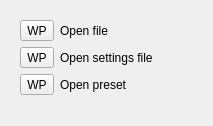
                       <widget class="QWidget" name="TabInput">
                        <property name="geometry">
                         <rect>
                          <x>0</x>
                          <y>0</y>
                          <width>185</width>
                          <height>126</height>
                         </rect>
                        </property>
                        <attribute name="label">
                         <string>Input</string>
                        </attribute>
                        <layout class="QVBoxLayout" name="verticalLayout_149">
                         <item>
                          <widget class="QWidget" name="widget_60" native="true">
                           <layout class="QVBoxLayout" name="verticalLayout_147">
                            <item>
                             <widget class="QWidget" name="widget_95" native="true">
                              <layout class="QHBoxLayout" name="horizontalLayout_65">
                               <property name="sizeConstraint">
                                <enum>QLayout::SetFixedSize</enum>
                               </property>
                               <property name="margin">
                                <number>0</number>
                               </property>
                               <item>
                                <widget class="QToolButton" name="OpenFileButton">
                                 <property name="toolTip">
                                  <string>Open file</string>
                                 </property>
                                 <property name="text">
                                  <string>WP</string>
                                 </property>
                                 <property name="icon">
                                  <iconset resource="../photivo.qrc">
                                   <normaloff>:/photivo/Icons/folder_grey_open.png</normaloff>:/photivo/Icons/folder_grey_open.png</iconset>
                                 </property>
                                 <property name="iconSize">
                                  <size>
                                   <width>16</width>
                                   <height>16</height>
                                  </size>
                                 </property>
                                </widget>
                               </item>
                               <item>
                                <widget class="QLabel" name="label_8">
                                 <property name="text">
                                  <string>Open file</string>
                                 </property>
                                </widget>
                               </item>
                               <item>
                                <spacer name="horizontalSpacer_20">
                                 <property name="orientation">
                                  <enum>Qt::Horizontal</enum>
                                 </property>
                                 <property name="sizeHint" stdset="0">
                                  <size>
                                   <width>40</width>
                                   <height>20</height>
                                  </size>
                                 </property>
                                </spacer>
                               </item>
                              </layout>
                             </widget>
                            </item>
                            <item>
                             <widget class="QWidget" name="widget_91" native="true">
                              <layout class="QHBoxLayout" name="horizontalLayout_56">
                               <property name="sizeConstraint">
                                <enum>QLayout::SetFixedSize</enum>
                               </property>
                               <property name="margin">
                                <number>0</number>
                               </property>
                               <item>
                                <widget class="QToolButton" name="OpenSettingsFileButton">
                                 <property name="toolTip">
                                  <string>Open settings file</string>
                                 </property>
                                 <property name="text">
                                  <string>WP</string>
                                 </property>
                                 <property name="icon">
                                  <iconset resource="../photivo.qrc">
                                   <normaloff>:/photivo/Icons/folder_grey_open.png</normaloff>:/photivo/Icons/folder_grey_open.png</iconset>
                                 </property>
                                 <property name="iconSize">
                                  <size>
                                   <width>16</width>
                                   <height>16</height>
                                  </size>
                                 </property>
                                </widget>
                               </item>
                               <item>
                                <widget class="QLabel" name="label_24">
                                 <property name="text">
                                  <string>Open settings file</string>
                                 </property>
                                </widget>
                               </item>
                               <item>
                                <spacer name="horizontalSpacer_39">
                                 <property name="orientation">
                                  <enum>Qt::Horizontal</enum>
                                 </property>
                                 <property name="sizeHint" stdset="0">
                                  <size>
                                   <width>40</width>
                                   <height>20</height>
                                  </size>
                                 </property>
                                </spacer>
                               </item>
                              </layout>
                             </widget>
                            </item>
                            <item>
                             <widget class="QWidget" name="widget_123" native="true">
                              <layout class="QHBoxLayout" name="horizontalLayout_69">
                               <property name="sizeConstraint">
                                <enum>QLayout::SetFixedSize</enum>
                               </property>
                               <property name="margin">
                                <number>0</number>
                               </property>
                               <item>
                                <widget class="QToolButton" name="OpenPresetFileButton">
                                 <property name="toolTip">
                                  <string>Open settings file</string>
                                 </property>
                                 <property name="text">
                                  <string>WP</string>
                                 </property>
                                 <property name="icon">
                                  <iconset resource="../photivo.qrc">
                                   <normaloff>:/photivo/Icons/folder_grey_open.png</normaloff>:/photivo/Icons/folder_grey_open.png</iconset>
                                 </property>
                                 <property name="iconSize">
                                  <size>
                                   <width>16</width>
                                   <height>16</height>
                                  </size>
                                 </property>
                                </widget>
                               </item>
                               <item>
                                <widget class="QLabel" name="label_29">
                                 <property name="text">
                                  <string>Open preset</string>
                                 </property>
                                </widget>
                               </item>
                               <item>
                                <spacer name="horizontalSpacer_50">
                                 <property name="orientation">
                                  <enum>Qt::Horizontal</enum>
                                 </property>
                                 <property name="sizeHint" stdset="0">
                                  <size>
                                   <width>40</width>
                                   <height>20</height>
                                  </size>
                                 </property>
                                </spacer>
                               </item>
                              </layout>
                             </widget>
                            </item>
                           </layout>
                          </widget>
                         </item>
                         <item>
                          <spacer name="verticalSpacer_72">
                           <property name="orientation">
                            <enum>Qt::Vertical</enum>
                           </property>
                           <property name="sizeHint" stdset="0">
                            <size>
                             <width>20</width>
                             <height>367</height>
                            </size>
                           </property>
                          </spacer>
                         </item>
                        </layout>
                       </widget>
